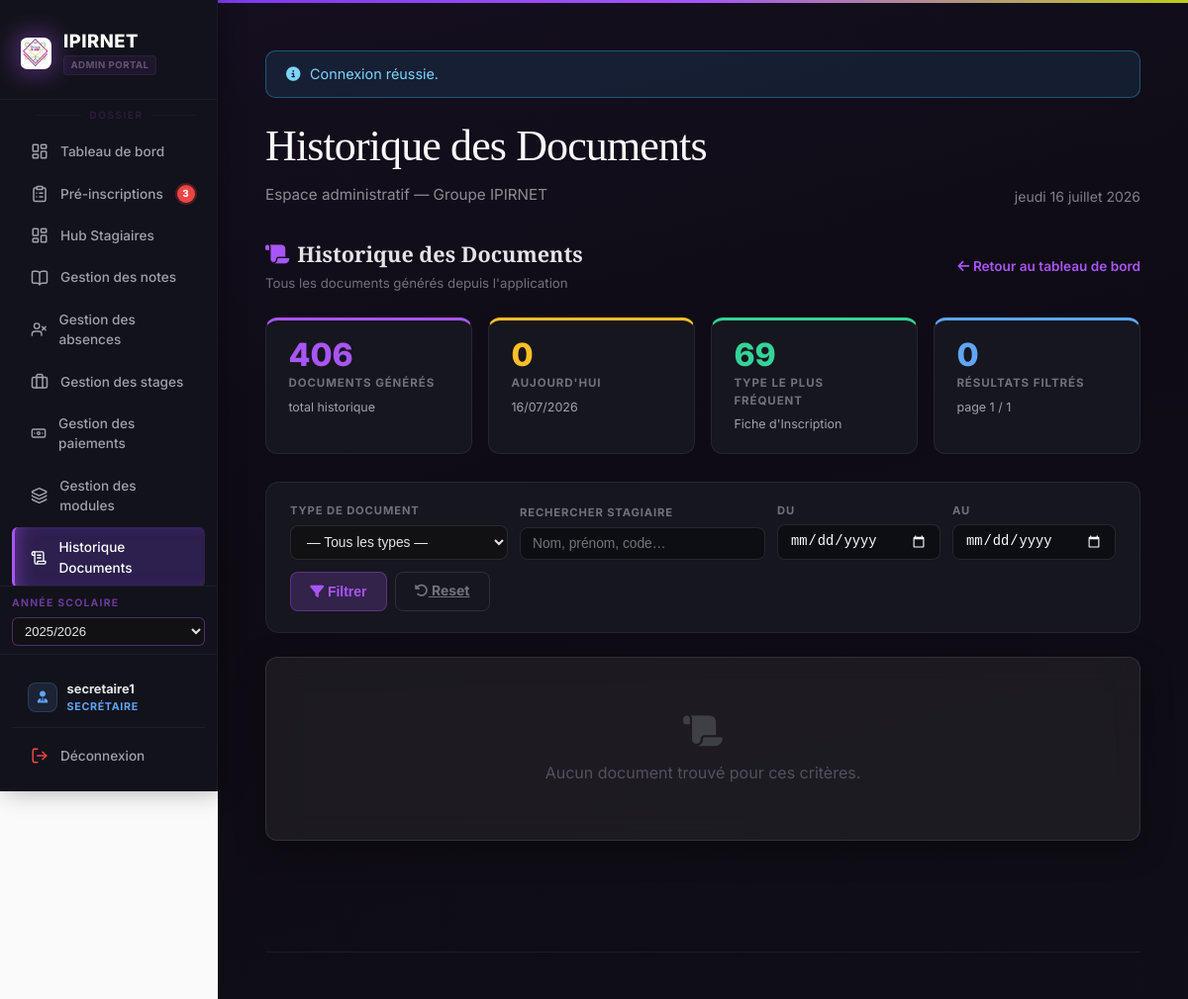
The page /gestion_des_stagiaires/historique_documents.php?type=etat_paiements_annuel (signed in) on the database as committed earlier.
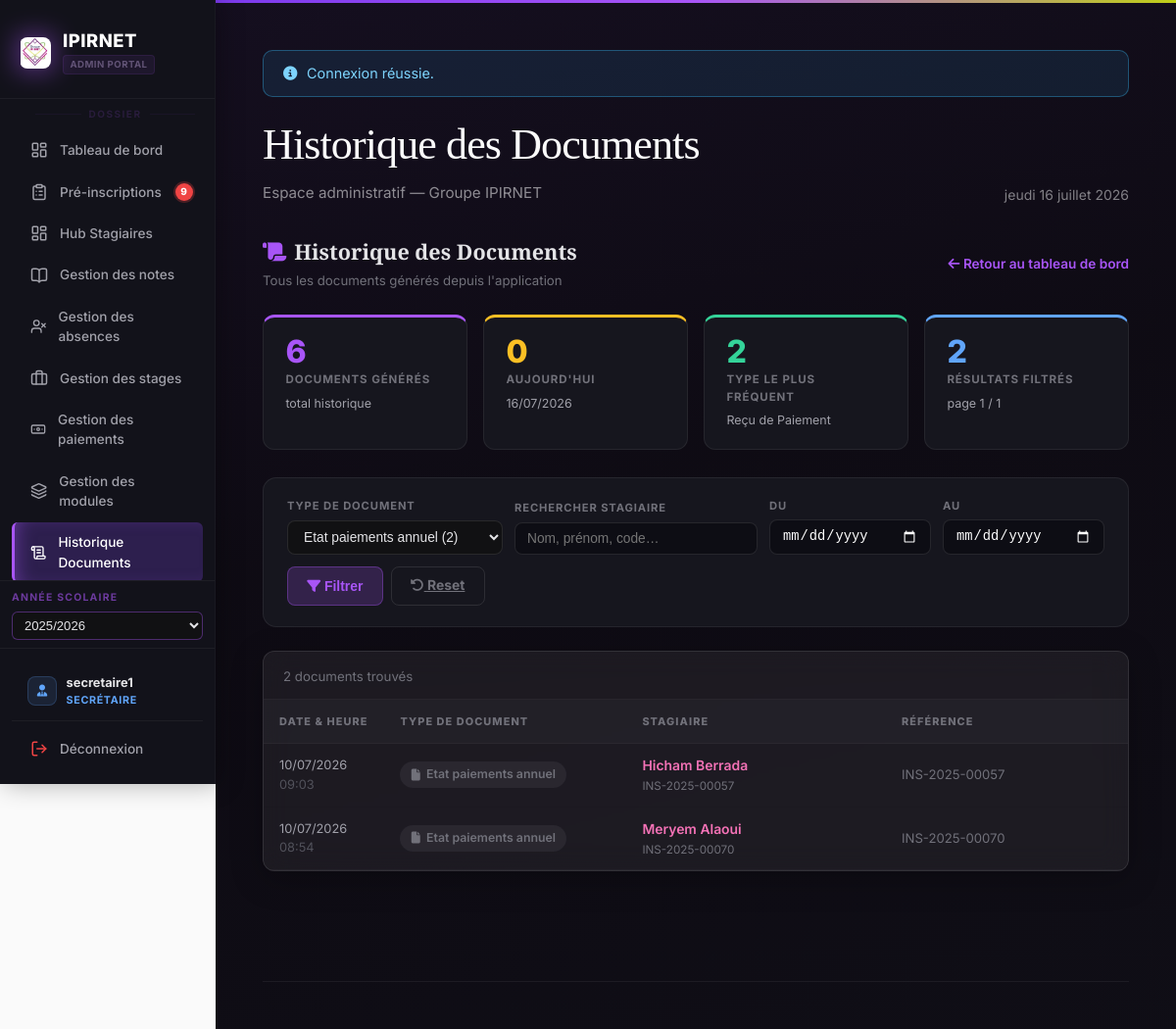
The same page on the database as committed later.
### tables this page shows
CREATE TABLE `documents_generes` (
  `id_gen` int(10) UNSIGNED NOT NULL,
  `type_document` enum('certificat_scolarite','billet_excuse','etat_mensualites','releve_notes','bulletin','attestation_reussite','convention_stage','fiche_inscription','recu_paiement','fiche_preinscription','liste_stagiaires','etat_paiement','rapport_individuel','etat_paiements_annuel','autre') NOT NULL DEFAULT 'autre',
  `id_stagiaire` int(10) UNSIGNED NOT NULL,
  `reference` varchar(64) DEFAULT NULL,
  `genere_le` datetime NOT NULL DEFAULT current_timestamp()
);

CREATE TABLE `stagiaires` (
  `id_stagiaire` int(10) UNSIGNED NOT NULL,
  `num_inscri` varchar(32) NOT NULL,
  `cin` varchar(8) DEFAULT NULL,
  `nom` varchar(100) NOT NULL,
  `prenom` varchar(100) NOT NULL,
  `date_naissance` date DEFAULT NULL,
  `adresse` varchar(512) DEFAULT NULL,
  `email` varchar(255) DEFAULT NULL,
  `telephone` varchar(15) DEFAULT NULL,
  `telephone_parent` varchar(15) DEFAULT NULL COMMENT 'CDC fiche inscription',
  `nom_tuteur` varchar(255) DEFAULT NULL COMMENT 'Père ou tuteur',
  `sexe` varchar(1) NOT NULL DEFAULT 'M' COMMENT 'M = Masculin, F = Féminin',
  `photo` varchar(512) DEFAULT NULL,
  `date_inscription` date NOT NULL,
  `id_classe` int(10) UNSIGNED NOT NULL,
  `created_at` timestamp NOT NULL DEFAULT current_timestamp(),
  `updated_at` timestamp NULL DEFAULT NULL ON UPDATE current_timestamp(),
  `remise_mensuelle` decimal(10,2) NOT NULL DEFAULT 0.00
);

### gestion_des_stagiaires/includes/helpers.php (called while the page is built, shortened)
<?php
function gds_fix_text(string $texte): string
{
    if ($texte === '') {
        return $texte;
    }
    $texte = str_replace("\u{FFFD}", '?', $texte);
    $corrections = [
        "é" => "é",
        "è" => "è",
        "ê" => "ê",
        "ë" => "ë",
        "Sp?cialis?e"        => "Spécialisée",
        "sp?cialis?e"        => "spécialisée",
        "Sp?cialis?"         => "Spécialisé",
        "sp?cialis?"         => "spécialisé",
        "Sp?cialis"          => "Spécialis",
        "sp?cialis"          => "spécialis",
        "T?l?communication"  => "Télécommunication",
        "t?l?communication"  => "télécommunication",
        "T?l?phone"          => "Téléphone",
        "t?l?phone"          => "téléphone",
        "D?veloppement"      => "Développement",
        "d?veloppement"      => "développement",
        "D?velopper"         => "Développer",
        "d?velopper"         => "développer",
        "S?curit?"           => "Sécurité",
        "s?curit?"           => "sécurité",
        "?l?ves"             => "élèves",
        "?l?ve"              => "élève",
        "?tablissement"      => "établissement",
        "g?n?rale"           => "générale",
        "G?n?rale"           => "Générale",
        "g?n?ral"            => "général",
        "G?n?ral"            => "Général",
        "p?riode"            => "période",
        "P?riode"            => "Période",
        "g?n?ration"         => "génération",
        "G?n?ration"         => "Génération",
        "?veloppement"       => "éveloppement",
        "?velopper"          => "évelopper",
        "Donn?es"            => "Données",
        "donn?es"            => "données",
        "R?seau"             => "Réseau",
        "r?seau"             => "réseau",
        "Spécialis?e"        => "Spécialisée",
        "spécialis?e"        => "spécialisée",
        "Spécialis?"         => "Spécialisé",
        "spécialis?"         => "spécialisé",
        "stagi?re"           => "stagiaire",
        "?cole"              => "école",
        "P?dagogie"          => "Pédagogie",
        "p?dagogie"          => "pédagogie",
        "1?re"               => "1ère",
        "2?me"               => "2ème",
        "3?me"               => "3ème",
        "Ann?e"              => "Année",
        "ann?e"              => "année",
        "Â"                  => "",
    ];
    for ($passe = 0; $passe < 4; $passe++) {
        $resultat = strtr($texte, $corrections);
        if ($resultat === $texte) {
            break;
        }
        $texte = $resultat;
    }
    return $texte;
}
function h(string $texte): string
{
    return htmlspecialchars(gds_fix_text($texte), ENT_QUOTES | ENT_SUBSTITUTE, 'UTF-8');
}

### gestion_des_stagiaires/historique_documents.php (the view, shortened to what the rows shown need)
<?php
require __DIR__ . '/includes/bootstrap.php';
function libelleType(string $cleType, array $carteLabelTypes): string
{
    if (isset($carteLabelTypes[$cleType])) {
        return $carteLabelTypes[$cleType];
    }
    return trim($cleType) !== '' ? ucfirst(str_replace('_', ' ', $cleType)) : 'Inconnu';
}
$carteLabelTypes = [
    'certificat_scolarite' => 'Certificat de Scolarité',
    'billet_excuse'        => "Billet d'Excuse",
    'etat_mensualites'     => 'État des Mensualités',
    'fiche_inscription'    => "Fiche d'Inscription",
    'recu_paiement'        => 'Reçu de Paiement',
    'releve_notes'         => 'Relevé de Notes',
    'bulletin'             => 'Bulletin',
    'attestation_reussite' => 'Attestation de Réussite',
    'convention_stage'     => 'Convention de Stage',
    'fiche_preinscription' => 'Fiche de Pré-inscription',
    'liste_stagiaires'     => 'Liste des Stagiaires',
    'etat_paiement'        => 'État de Paiement',
    'rapport_individuel'   => 'Rapport Individuel',
    'autre'                => 'Autre',
];
$carteIconesTypes = [
    'certificat_scolarite' => ['fa-graduation-cap',        'rgba(168,85,247,0.15)',  '#a855f7'],
    'billet_excuse'        => ['fa-file-circle-exclamation','rgba(248,113,113,0.15)','#f87171'],
    'etat_mensualites'     => ['fa-file-invoice-dollar',   'rgba(16,185,129,0.15)',  '#10b981'],
    'fiche_inscription'    => ['fa-user-plus',             'rgba(96,165,250,0.15)',  '#60a5fa'],
    'recu_paiement'        => ['fa-receipt',               'rgba(52,211,153,0.15)',  '#34d399'],
    'releve_notes'         => ['fa-table-list',            'rgba(251,191,36,0.15)',  '#fbbf24'],
    'bulletin'             => ['fa-chart-bar',             'rgba(56,189,248,0.15)',  '#38bdf8'],
    'attestation_reussite' => ['fa-award',                 'rgba(74,222,128,0.15)',  '#4ade80'],
    'convention_stage'     => ['fa-briefcase',             'rgba(192,132,252,0.15)', '#c084fc'],
    'fiche_preinscription' => ['fa-clipboard-list',        'rgba(251,146,60,0.15)',  '#fb923c'],
    'liste_stagiaires'     => ['fa-users',                 'rgba(129,140,248,0.15)', '#818cf8'],
    'etat_paiement'        => ['fa-file-invoice',          'rgba(244,114,182,0.15)', '#f472b6'],
    'rapport_individuel'   => ['fa-file-lines',            'rgba(251,146,60,0.15)',  '#fb923c'],
    'autre'                => ['fa-file',                  'rgba(113,113,122,0.15)', '#71717a'],
];
$iconeParDefaut = ['fa-file', 'rgba(113,113,122,0.15)', '#71717a'];
$filtreType      = trim((string)($_GET['type'] ?? ''));
$pageCourante = max(1, (int)($_GET['p'] ?? 1));
$parPage      = 40;
$conditionsSql = ['1=1'];
$parametresSql = [];
if ($filtreType !== '') {
    $conditionsSql[] = 'd.type_document = ?';
    $parametresSql[] = $filtreType;
}
$clauseWhere = implode(' AND ', $conditionsSql);
$reqNombreTotal = $pdo->prepare(
    "SELECT COUNT(*)
       FROM documents_generes d
       JOIN stagiaires s ON s.id_stagiaire = d.id_stagiaire
      WHERE $clauseWhere"
);
$reqNombreTotal->execute($parametresSql);
$totalFiltres = (int)$reqNombreTotal->fetchColumn();
$totalPages   = max(1, (int)ceil($totalFiltres / $parPage));
$pageCourante = min($pageCourante, $totalPages);
$decalage     = ($pageCourante - 1) * $parPage;
$reqDocuments = $pdo->prepare(
    "SELECT d.id_gen, d.type_document, d.reference, d.genere_le,
            s.id_stagiaire, s.nom, s.prenom, s.num_inscri
       FROM documents_generes d
       JOIN stagiaires s ON s.id_stagiaire = d.id_stagiaire
      WHERE $clauseWhere
      ORDER BY d.id_gen DESC
      LIMIT $parPage OFFSET $decalage"
);
$reqDocuments->execute($parametresSql);
$listeDocuments = $reqDocuments->fetchAll();
require __DIR__ . '/includes/header.php';
?>
<div class="hist-shell">
    <div style="display:flex;align-items:center;justify-content:space-between;flex-wrap:wrap;gap:1rem;margin-bottom:1.5rem;">
        <div>
            <h1 style="font-size:1.35rem;font-weight:800;color:#e4e4e7;margin:0 0 0.2rem;">
                <i class="fa-solid fa-scroll" style="color:#a855f7;margin-right:0.5rem;"></i>Historique des Documents
            </h1>
        </div>
    </div>
    <div class="card" style="padding:0;overflow:hidden;">
        <?php if (empty($listeDocuments)): ?>
        <div class="hist-empty">
            <i class="fa-solid fa-scroll"></i>
            Aucun document trouvé pour ces critères.
        </div>
        <?php else: ?>
        <div class="hist-table-wrap">
            <table class="hist-table">
                <thead>
                    <tr>
                        <th style="width:14%;">Date &amp; heure</th>
                        <th style="width:28%;">Type de document</th>
                        <th style="width:30%;">Stagiaire</th>
                        <th>Référence</th>
                    </tr>
                </thead>
                <tbody>
                <?php foreach ($listeDocuments as $doc):
                    $cleType         = (string)$doc['type_document'];
                    $libelleDocument = libelleType($cleType, $carteLabelTypes);
                    $icone           = $carteIconesTypes[$cleType] ?? $iconeParDefaut;
                    $urlHubStagiaire = 'stagiaires.php?id=' . (int)$doc['id_stagiaire'];
                    $dateGeneration  = strtotime((string)$doc['genere_le']);
                ?>
                <tr>
                    <td style="color:#a1a1aa;font-size:0.8rem;white-space:nowrap;">
                        <?= date('d/m/Y', $dateGeneration) ?><br>
                        <span style="color:#52525b;"><?= date('H:i', $dateGeneration) ?></span>
                    </td>
                    <td>
                        <span class="doc-type-badge" style="background:<?= $icone[1] ?>;color:<?= $icone[2] ?>;">
                            <i class="fa-solid <?= $icone[0] ?>" style="font-size:0.75rem;"></i>
                            <?= h($libelleDocument) ?>
                        </span>
                    </td>
                    <td>
                        <a href="<?= $urlHubStagiaire ?>" class="stag-link" target="_blank">
                            <?= h(trim($doc['prenom'] . ' ' . $doc['nom'])) ?>
                        </a>
                        <?php if (!empty($doc['num_inscri'])): ?>
                        <div class="num-inscri"><?= h((string)$doc['num_inscri']) ?></div>
                        <?php endif; ?>
                    </td>
                    <td style="color:#71717a;font-size:0.82rem;">
                        <?= $doc['reference'] !== null
                            ? h((string)$doc['reference'])
                            : '<span style="color:#3f3f46;">—</span>' ?>
                    </td>
                </tr>
                <?php endforeach; ?>
                </tbody>
            </table>
        </div>
        <?php endif; ?>
    </div>
</div>
<?php require __DIR__ . '/includes/footer.php'; ?>

Rows that differ between the two databases and show on the page:
added documents_generes: genere_le "10/07/2026", genere_le "09:03", type_document "Etat paiements annuel", id_stagiaire.nom "Hicham Berrada", id_stagiaire.num_inscri "INS-2025-00057", reference "INS-2025-00057"
added documents_generes: genere_le "10/07/2026", genere_le "08:54", type_document "Etat paiements annuel", id_stagiaire.nom "Meryem Alaoui", id_stagiaire.num_inscri "INS-2025-00070", reference "INS-2025-00070"
Other text that changed with them:
$notifDots['demandes']: "3" → "9"
$totalDocuments: "406" → "6"
$nombreTypePlusFrequent: "69" → "2"
libelleType($codeTypePlusFrequent, $carteLabelTypes): "Fiche d'Inscription" → "Reçu de Paiement"
$totalFiltres: "0" → "2"
form field type: "— Tous les types —" → "Etat paiements annuel (2)"
$totalFiltres: (not shown) → "2"
text no longer shown: "Aucun document trouvé pour ces critères."
text now shown: "document s trouvé s DATE & HEURE TYPE DE DOCUMENT STAGIAIRE RÉFÉRENCE"
